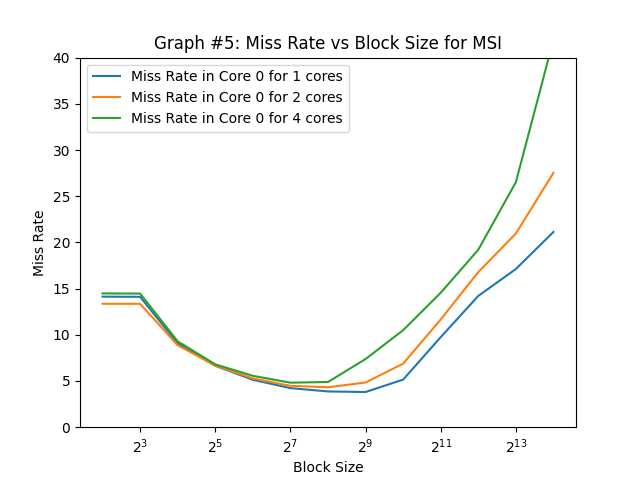

Recreate this plot in Python.
#!/usr/bin/python3

import sys
import os
import time
from matplotlib import pyplot as plt
import numpy as np

# associtivity range
assoc_range = [4]
# block size range
bsize_range = [b for b in range(2,15)]
# capacity range
cap_range = [16]
# number of cores (1, 2, 4)
cores = [1, 2, 4]
# coherence protocol: (none, vi, or msi)
protocol='msi'

expname='exp1'
figname='graph5.png'


def get_stats(logfile, key):
    for line in open(logfile):
        if line[2:].startswith(key):
            line = line.split()
            return float(line[1])
    return 0

def run_exp(logfile, core, cap, bsize, assoc):
    trace = 'trace.%dt.long.txt' % core
    cmd="./p5 -t %s -p %s -n %d -cache %d %d %d >> %s" % (
            trace, protocol, core, cap, bsize, assoc, logfile)
    print(cmd)
    os.system(cmd)

def graph():
    timestr = time.strftime("%m.%d-%H_%M_%S")
    folder = "results/"+expname+"/"+timestr+"/"
    os.system("mkdir -p "+folder)

    miss_rate = {a:[] for a in cores}

    for a in assoc_range:
        for b in bsize_range:
            for c in cap_range:
                for d in cores:
                    logfile = folder+"%s-%02d-%02d-%02d-%02d.out" % (
                            protocol, d, c, b, a)
                    run_exp(logfile, d, c, b, a)
                    miss_rate[d].append(get_stats(logfile, 'miss_rate'))

    plots = []
    for a in miss_rate:
        p,=plt.plot([2**i for i in bsize_range], miss_rate[a])
        plots.append(p)
    plt.legend(plots, ['Miss Rate in Core 0 for %d cores' % i for i in cores])
    plt.xscale('log', base=2)
    plt.title('Graph #5: Miss Rate vs Block Size for MSI')
    plt.xlabel('Block Size')
    plt.ylabel('Miss Rate')
    plt.ylim(0, 40)
    plt.savefig(figname)

    # # Set the ticks and labels for the y-axis
    # num_ticks = 10
    # y_ticks = np.linspace(0, 1, num_ticks)
    # plt.yticks(y_ticks)

    # plt.savefig(figname)
    plt.show()

graph()